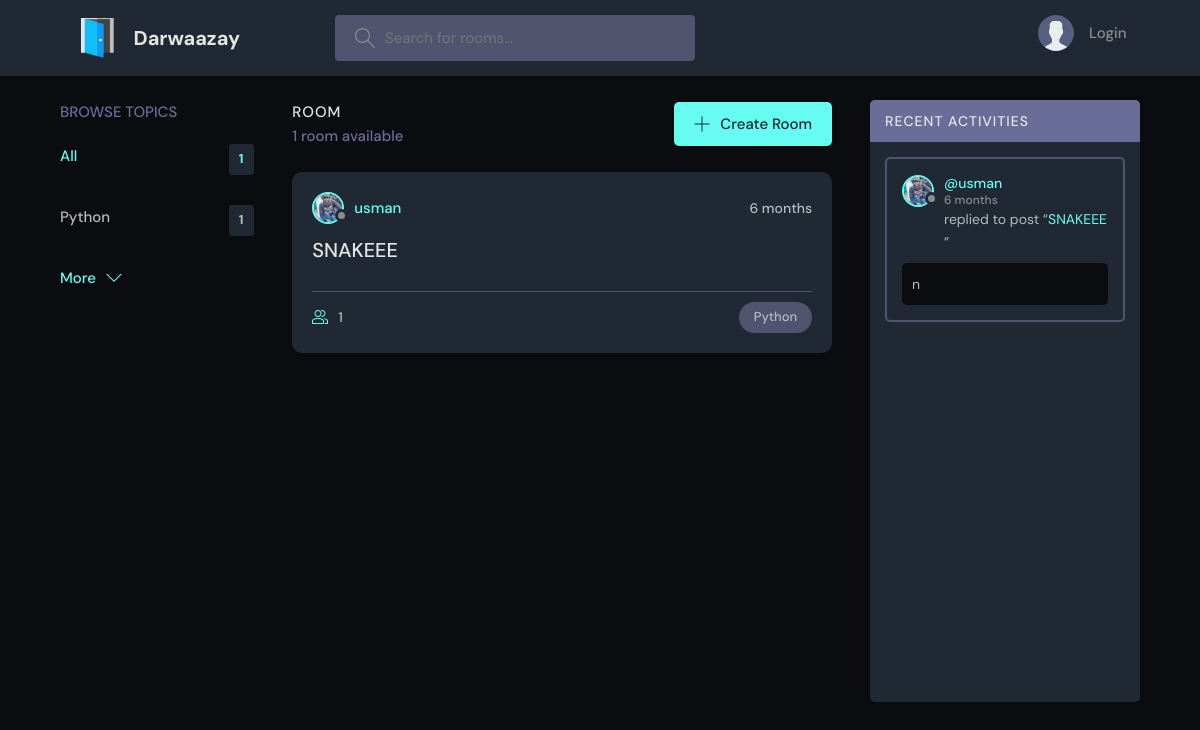
Page /?q=Python on the earlier database version.
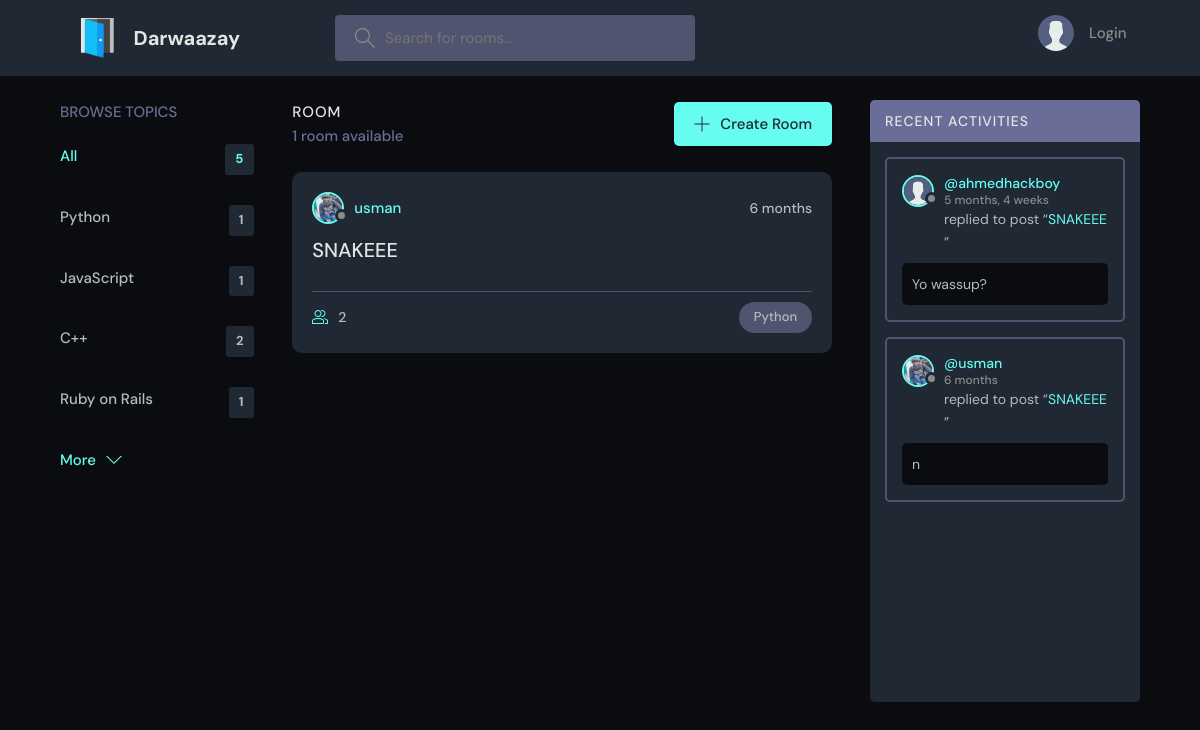
Same page on the later database version.
### doors/models.py (models this page shows, shortened)
class Topic(models.Model):
    name = models.CharField(max_length=200)

class Room(models.Model):
    host = models.ForeignKey(User, on_delete=models.SET_NULL, null=True)
    topic = models.ForeignKey(Topic, on_delete=models.SET_NULL, null=True)
    name = models.CharField(max_length=200)
    participants = models.ManyToManyField(User, related_name="participants", blank=True)
    description = models.TextField(null=True, blank=True)
    updated = models.DateTimeField(auto_now=True)
    created = models.DateTimeField(auto_now_add=True)
    class Meta:
        ordering = ["-updated", "-created"]
    def __str__(self):
        return self.name

class User(AbstractUser):
    name = models.CharField(max_length=200, null=True)
    email = models.EmailField(unique=True, null=True)
    bio = models.TextField(null=True)
    avatar = models.ImageField(null=True, default="avatar.svg")
    USERNAME_FIELD = "email"
    REQUIRED_FIELDS = []

class Message(models.Model):
    user = models.ForeignKey(User, on_delete=models.CASCADE)
    room = models.ForeignKey(Room, on_delete=models.CASCADE)
    body = models.TextField()
    updated = models.DateTimeField(auto_now=True)
    created = models.DateTimeField(auto_now_add=True)
    def __str__(self):
        return self.body[0:50]

### doors/views.py (the view)
# urls.py: 2. Add a URL to urlpatterns:  path('', views.home, name='home')
def home(request):
    q = request.GET.get("q")
    if q:
        rooms = models.Room.objects.filter(
            Q(topic__name__icontains=q)
            | Q(name__icontains=q)
            | Q(host__username__icontains=q)
            | Q(description__icontains=q)
        )
    else:
        rooms = models.Room.objects.all()
    topics = models.Topic.objects.all()[0:5]
    room_count = rooms.count()
    total_room_count = models.Room.objects.all().count()
    if q:
        room_messages = models.Message.objects.filter(
            Q(room__name__icontains=q)
            | Q(room__topic__name__icontains=q)
            | Q(room__host__username__icontains=q)
            | Q(room__description__icontains=q)
        ).order_by("-created")
    else:
        room_messages = models.Message.objects.all().order_by("-created")
    context = {
        "rooms": rooms,
        "topics": topics,
        "room_count": room_count,
        "room_messages": room_messages,
        "total_room_count": total_room_count,
    }
    return render(request, "doors/home.html", context)

### doors/templates/doors/home.html (shortened to what this page needs)
{% extends 'main.html' %}
{% block content %}
    <main class="layout layout--3">
      <div class="container">
        {% include 'doors/topics_component.html' %}
        <div class="roomList">
          <div class="roomList__header">
            <div>
              <h2>Room</h2>
              {% if room_count == 1 %}
              <p>{{room_count}} room available</p>
              {% else %}
              <p>{{room_count}} rooms available</p>
              {% endif %}
            </div>
            <a class="btn btn--main" href="{% url 'create-room' %}">
              <svg version="1.1" xmlns="http://www.w3.org/2000/svg" width="32" height="32" viewBox="0 0 32 32">
                <title>add</title>
                <path
                  d="M16.943 0.943h-1.885v14.115h-14.115v1.885h14.115v14.115h1.885v-14.115h14.115v-1.885h-14.115v-14.115z"
                ></path>
              </svg>
              Create Room
            </a>
          </div>
          {% include 'doors/feed_component.html' %}
        </div>
        {% include 'doors/activity_component.html' %}
      </div>
    </main>
{% endblock %}

### doors/templates/doors/topics_component.html
<div class="topics">
    <div class="topics__header">
        <h2>Browse Topics</h2>
    </div>
    <ul class="topics__list">
        <li>
            <a href="{% url 'home' %}" class="active">All <span>{{total_room_count}}</span></a>
        </li>
        {% for topic in topics %}
            <li>
                <a href="{% url 'home' %}?q={{topic.name}}">{{topic.name}} <span>{{topic.room_set.all.count}}</span></a>
            </li>
        {% endfor %}
    </ul>
    <a class="btn btn--link" href="{% url 'topics' %}">
        More
        <svg version="1.1" xmlns="http://www.w3.org/2000/svg" width="32" height="32" viewBox="0 0 32 32">
            <title>chevron-down</title>
            <path d="M16 21l-13-13h-3l16 16 16-16h-3l-13 13z"></path>
        </svg>
    </a>
</div>

### doors/templates/doors/feed_component.html (shortened to what this page needs)
{% for room in rooms %}
    <div class="roomListRoom">
            <div class="roomListRoom__header">
                <a href="{% url 'user-profile' room.host.id %}" class="roomListRoom__author">
                    <div class="avatar avatar--small">
                        <img src="{{room.host.avatar.url}}" />
                    </div>
                    <span>{{room.host.username}}</span>
                </a>
                <div class="roomListRoom__actions">
                    <span>{{room.created|timesince}}</span>
                </div>
            </div>
            <div class="roomListRoom__content">
                <a href="{% url 'room' room.id %}">{{room.name}}</a>
            </div>
            <div class="roomListRoom__meta">
                <a href="{% url 'room' room.id %}" class="roomListRoom__joined">
                    {{room.participants.all.count}}
                </a>
                <p class="roomListRoom__topic">{{room.topic.name}}</p>
            </div>
    </div>
{% endfor %}

### doors/templates/doors/activity_component.html (shortened to what this page needs)
<div class="activities">
    <div class="activities__header">
        <h2>Recent Activities</h2>
    </div>
    <div class="activities__list scroll">
    {% for message in room_messages %}
        <div class="activities__box">
            <div class="activities__boxHeader roomListRoom__header">
                <a href="{% url 'user-profile' message.user.id %}" class="roomListRoom__author">
                    <div class="avatar avatar--small">
                        <img src="{{message.user.avatar.url}}" />
                    </div>
                    <p>
                    @{{message.user.username}}
                    <span>{{message.created|timesince}}</span>
                    </p>
                </a>
            </div>
            <div class="activities__boxContent">
                <p>replied to post “<a href="{% url 'room' message.room.id %}">{{message.room}}</a>”</p>
                <div class="activities__boxRoomContent">
                    {{message}}
                </div>
            </div>
        </div>
    {% endfor %}
    </div>
</div>

Differences in the rows shown:
added Topic: name "JavaScript", room_set.all.count "1"
added Topic: name "C++", room_set.all.count "2"
added Topic: name "Ruby on Rails", room_set.all.count "1"
computed for Room "SNAKEEE": participants.all.count "1" → "2"
added Message: user.avatar (placeholder picture), user.username "ahmedhackboy", created "5 months, 4 weeks", room "SNAKEEE", body "Yo wassup?"
Other differences:
{{ total_room_count }}: "1" → "5"
